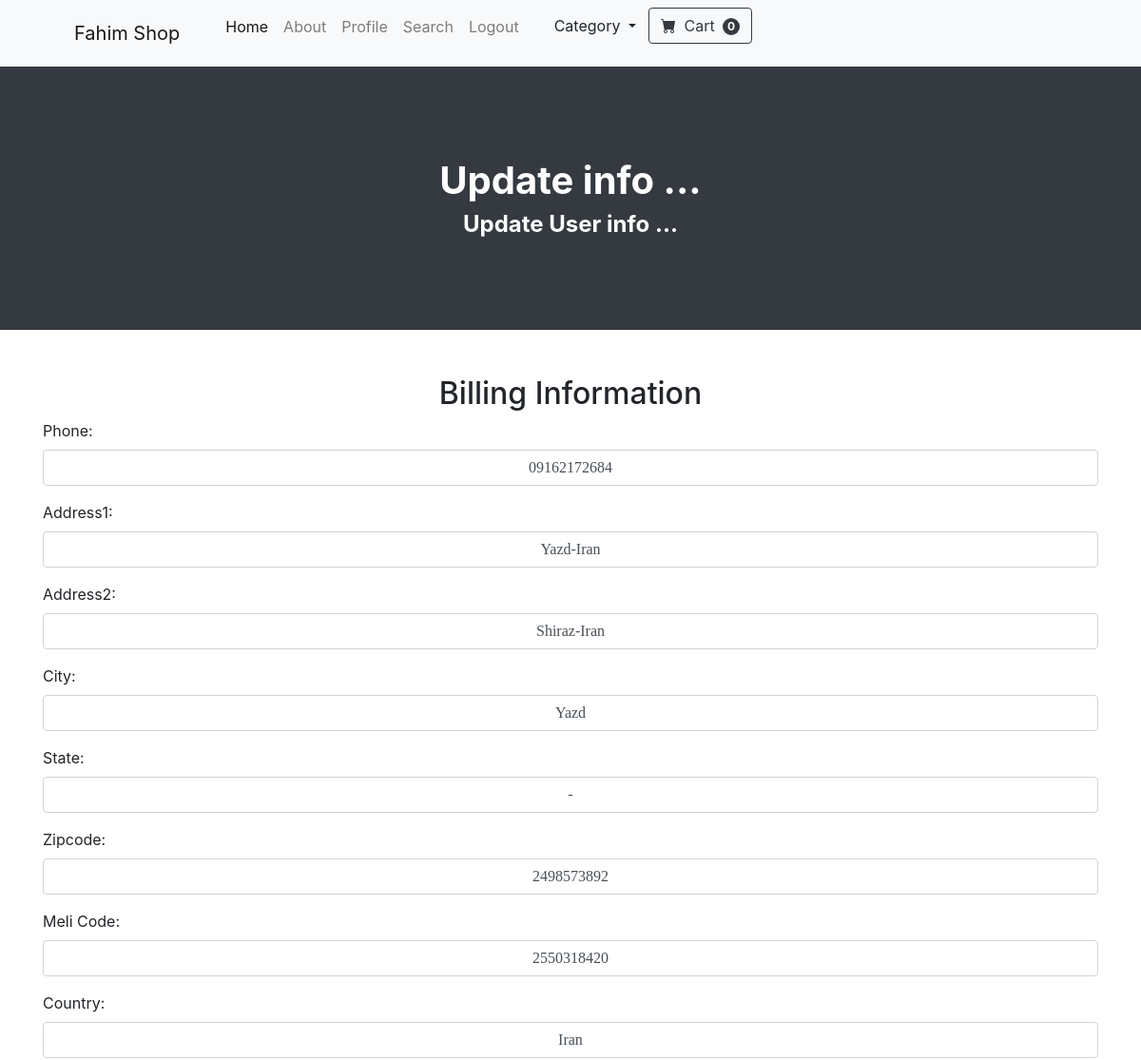
Before: /Update_info/ (signed in, upper part) with the older database file.
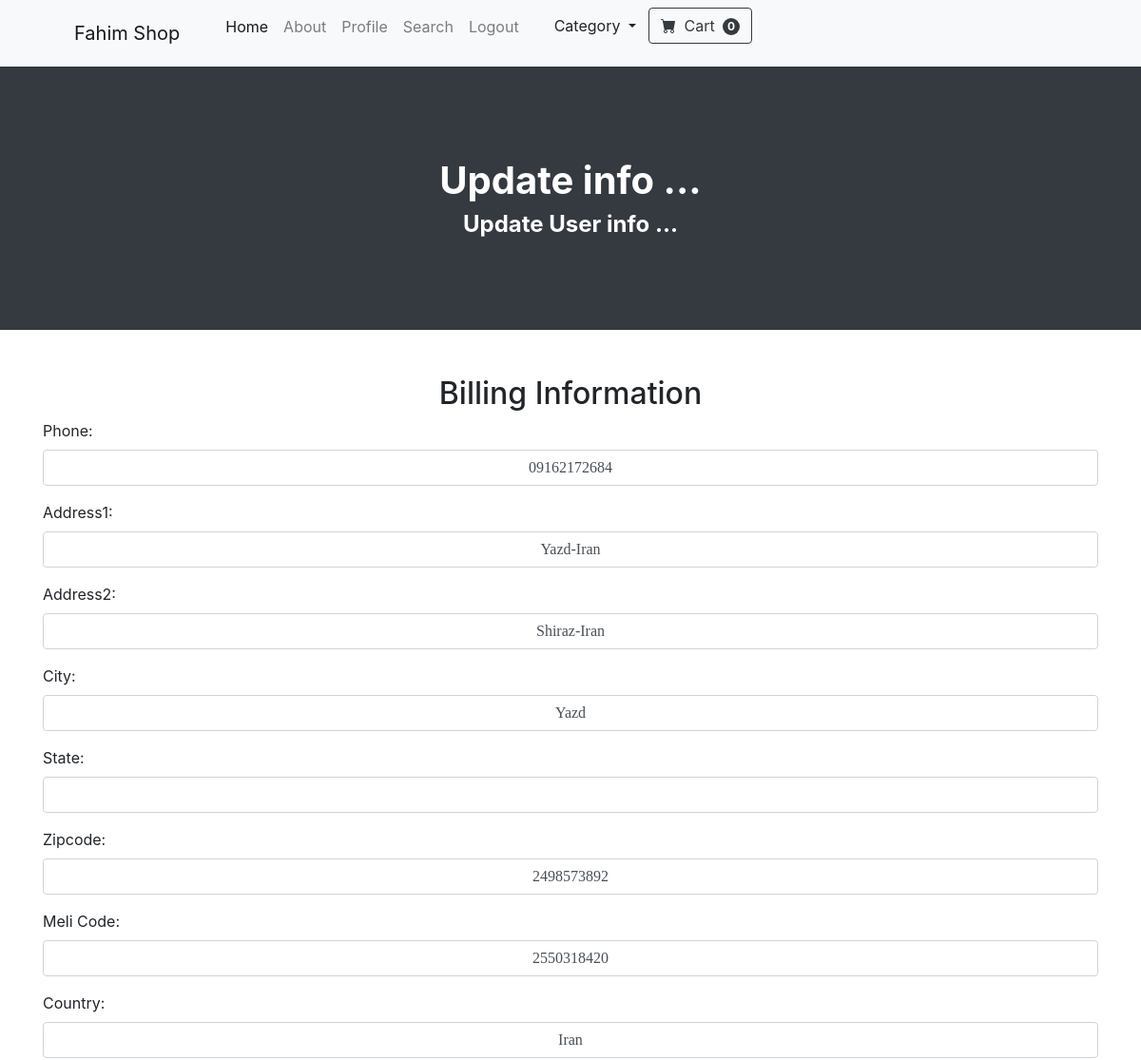
After: the same page with the newer database file.
### Store/models.py (models this page shows, shortened)
class Profile(models.Model):
    user = models.OneToOneField(User, on_delete=models.CASCADE)
    date_modifiesd = models.DateTimeField(User , auto_now=True)
    Phone = models.CharField(max_length=11, default='' , blank=True)
    address1 = models.CharField(max_length=250 , default='' , blank=True)
    address2 = models.CharField(max_length=250 , default='' , blank=True)
    city = models.CharField(max_length=250 , default='' , blank=True)
    state = models.CharField(max_length=250 , default='' , blank=True)
    zipcode = models.CharField(max_length=250 , default='' , blank=True)
    meliCode = models.CharField(max_length=10 , default="0" , blank=True)
    country = models.CharField(max_length=250 , default='' , blank=True)
    old_cart=models.CharField(max_length=250 , default='' , blank=True , null=True)

### Store/views.py (the view)
# urls.py: path('Update_info/' , views.Update_info , name='Update_info'),
def Update_info(request):
    if request.user.is_authenticated:
        current_user= Profile.objects.get(user__id=request.user.id)
        shipping_form_user = ShippingAddress.objects.get(user__id = request.user.id)
        Shipping_form = ShippingForm(request.POST or None , instance=shipping_form_user)
        form = UpdateUserInfo(request.POST or None , instance=current_user)
        if form.is_valid() or Shipping_form.is_valid():
            form.save()
            Shipping_form.save()
            messages.success(request , "تبریک میگم اطلاعات جدید شما با موفقیت ثبت شد ...")
            return redirect('/')
        return render(request=request, template_name='Update_info.html', context={'form': form , 'Shipping_Form' : Shipping_form})
    else:
        messages.error(request , "لطفا قبل از هرکاری اول به حساب خود کانکت شوید ...")

### Store/forms.py
class UpdateUserInfo(forms.ModelForm):
    def __init__(self, *args, **kwargs):
        super(UpdateUserInfo , self).__init__(*args , **kwargs)
        for item in self.visible_fields():
            item.field.widget.attrs['class'] = 'form-control text-center'
            item.field.widget.attrs['style'] = 'text-align: center;'
            item.field.widget.attrs['style'] = 'font-family: "Vazir";'
    Phone = forms.CharField(required=True , label='Phone')
    address1 = forms.CharField(required=True , label='Address1')
    address2 = forms.CharField(required=False , label='Address2')
    city = forms.CharField(required=True , label='City')
    state = forms.CharField(required=False , label='State')
    zipcode = forms.CharField(required=False , label='Zipcode')
    meliCode = forms.CharField(required=False ,label='Meli Code')
    country = forms.CharField(required=True ,label='Country')
    class Meta:
        model = models.Profile
        fields =  ['Phone' , 'address1', 'address2', 'city', 'state', 'zipcode' , 'meliCode' , 'country']

### Cart/Cart.py (called while the page is built)
    def __len__(self):
        return len(self.cart)

### Cart/Context_Processors.py (called while the page is built)
def cart(request):
    return {'cart' : Cart(request)}

### Store/templates/Update_info.html (shortened to what this page needs)
{% extends 'base.html' %}
{% block content %}
            <header class="bg-dark py-5">
            <div class="container px-4 px-lg-5 my-5">
                <div class="text-center text-white">
                    <h1 class="display-10 fw-bolder">Update info ...</h1>
                    <h4 class="display-10 fw-bolder">Update User info ...</h4>
                </div>
            </div>
        </header>
    <div class="container mt-5">
        <form action="{% url 'Update_info' %}" method="post" >
            <h2 class="text-center ">Billing Information</h2>
            {{ form.as_p }}
    <br/><br/>
            <br/><br/>
</form>
    </div>
<br/><br/><br/><br/><br/>
{% endblock %}

Changed rows visible on the page:
changed Profile "Yazd-Iran": state "-" → (not shown)
